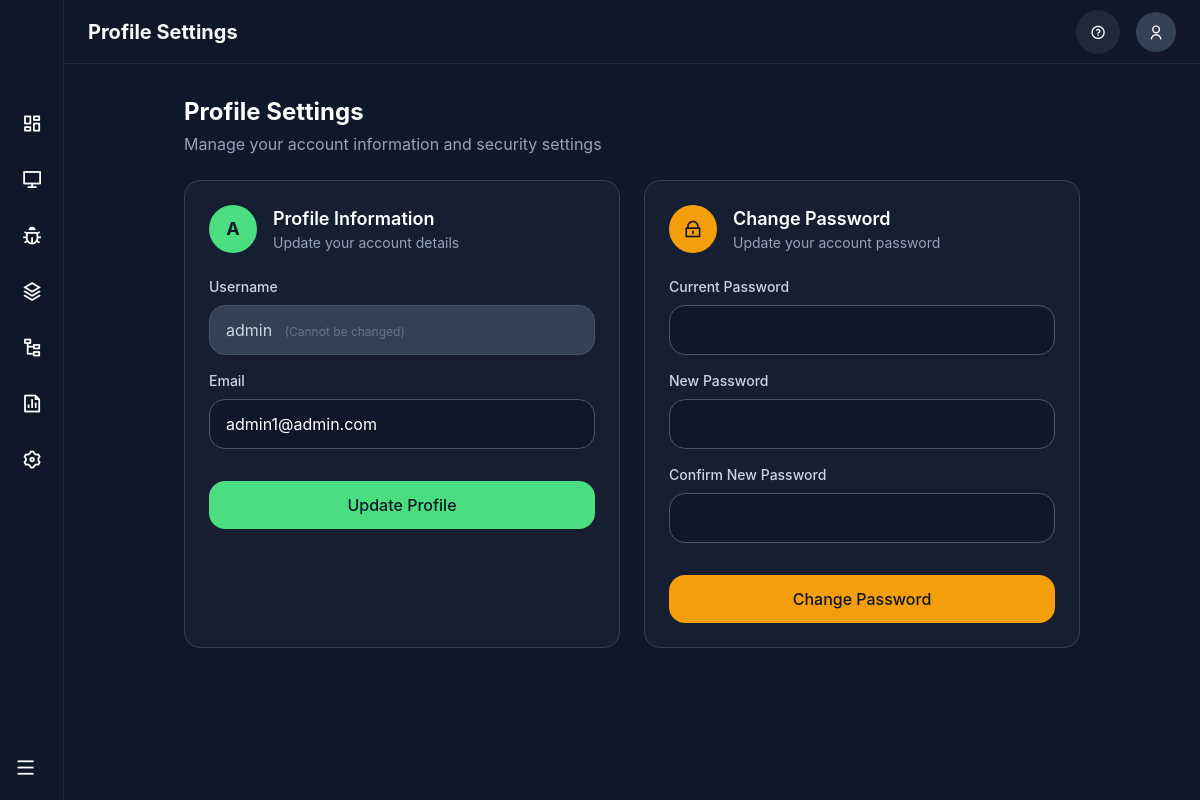
Before: /auth/profile (signed in) with the older database file.
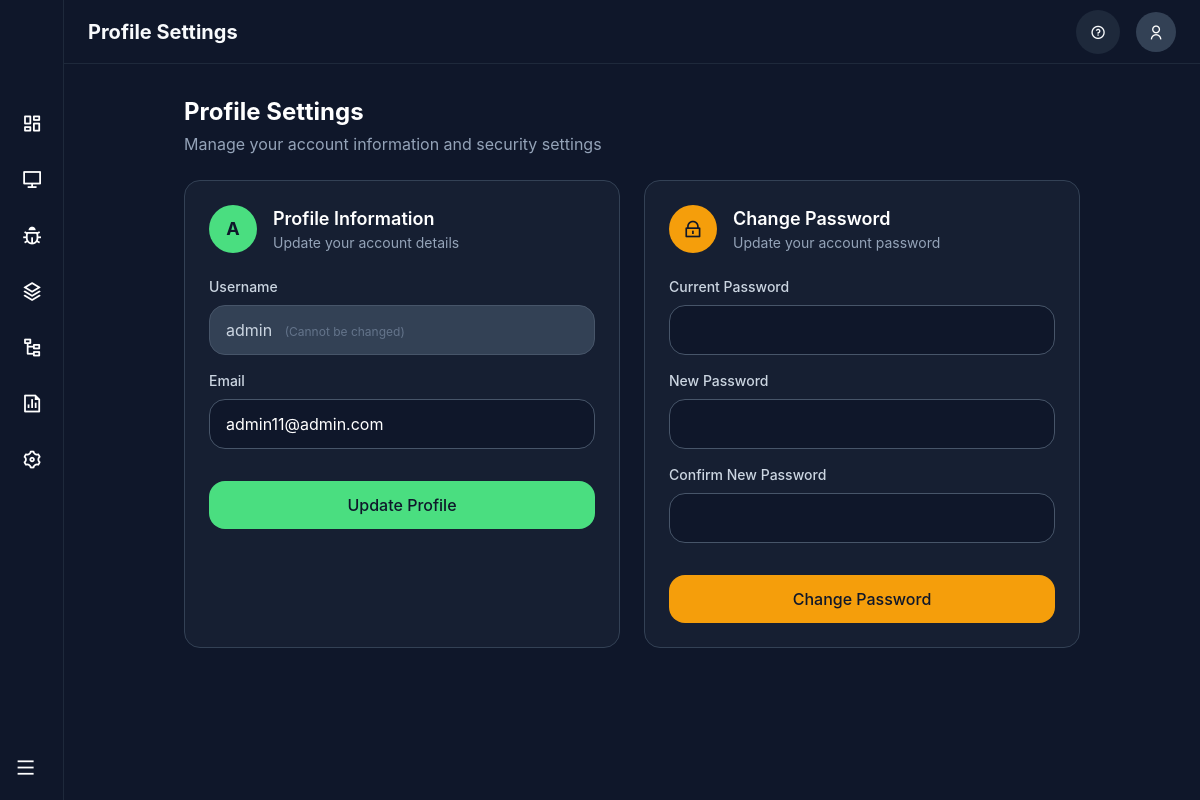
After: the same page with the newer database file.
### models.py (models this page shows, shortened)
class User(UserMixin, db.Model):
    id = db.Column(db.Integer, primary_key=True)
    username = db.Column(db.String(80), unique=True, nullable=False)
    email = db.Column(db.String(120), unique=True, nullable=False)
    password_hash = db.Column(db.String(128))
    created_at = db.Column(db.DateTime, default=datetime.utcnow)
    is_active = db.Column(db.Boolean, default=True)
    is_email_verified = db.Column(db.Boolean, default=False)
    organizations = db.relationship('Organization', backref='owner', lazy=True)
    organization_memberships = db.relationship('OrganizationUser', backref='user', lazy=True)
    invitations = db.relationship('UserInvitation', backref='user', lazy=True)

### routes/auth.py (the view, shortened to what this page needs)
@auth_bp.route('/profile', methods=['GET', 'POST'])
@login_required
def profile():
    import logging
    profile_form = UserProfileForm(
        original_email=current_user.email
    )
    password_form = ChangePasswordForm()
    if request.method == 'GET':
        profile_form.email.data = current_user.email
    return render_template('profile.html',
                         profile_form=profile_form,
                         password_form=password_form)

### forms.py (shortened to what this page needs)
class UserProfileForm(FlaskForm):
    email = StringField('Email', validators=[DataRequired(), Email()])
    submit = SubmitField('Update Profile')
    def __init__(self, original_email=None, *args, **kwargs):
        super(UserProfileForm, self).__init__(*args, **kwargs)
        self.original_email = original_email

class ChangePasswordForm(FlaskForm):
    current_password = PasswordField('Current Password', validators=[DataRequired()])
    new_password = PasswordField('New Password', validators=[DataRequired(), Length(min=6)])
    confirm_password = PasswordField('Confirm New Password', validators=[
        DataRequired(), EqualTo('new_password', message='Passwords must match')])
    submit = SubmitField('Change Password')

### utils/permissions.py (called while the page is built)
def get_user_organization():
    if not current_user.is_authenticated:
        return None
    org = Organization.query.filter_by(user_id=current_user.id).first()
    if org:
        return org
    membership = OrganizationUser.query.filter_by(user_id=current_user.id, is_active=True).first()
    if membership:
        return Organization.query.get(membership.organization_id)
    return None

def is_organization_owner():
    if not current_user.is_authenticated:
        return False
    org = get_user_organization()
    return org and org.user_id == current_user.id

def has_permission(permission):
    if not current_user.is_authenticated:
        return False
    if is_organization_owner():
        return True
    membership = get_user_membership()
    if not membership:
        return False
    return membership.has_permission(permission)

def can_manage_settings():
    return has_permission('manage_settings')

### templates/profile.html (shortened to what this page needs)
{% extends "base.html" %}
{% block content %}
<div class="flex min-h-screen">
    <div id="sidebar" class="bg-slate-900 border-r border-slate-800 flex flex-col text-white transition-all duration-300 ease-in-out w-16">
        <div class="flex items-center justify-center py-6 mb-6">
        </div>
        <nav class="flex-1 px-2">
            <div class="nav-item mb-2 p-3 rounded-lg cursor-pointer hover:bg-slate-700 transition-colors relative" onclick="window.location.href='/dashboard'" title="Dashboard">
                <div class="flex items-center">
                    <i class="ri-dashboard-line ri-lg min-w-[24px]"></i>
                </div>
            </div>
            <div class="nav-item mb-2 p-3 rounded-lg cursor-pointer hover:bg-slate-700 transition-colors relative" onclick="window.location.href='/assets'" title="Assets">
                <div class="flex items-center">
                    <i class="ri-computer-line ri-lg min-w-[24px]"></i>
                </div>
            </div>
            <div class="nav-item mb-2 p-3 rounded-lg cursor-pointer hover:bg-slate-700 transition-colors relative" onclick="window.location.href='/vulnerabilities'" title="Vulnerabilities">
                <div class="flex items-center">
                    <i class="ri-bug-line ri-lg min-w-[24px]"></i>
                </div>
            </div>
            <div class="nav-item mb-2 p-3 rounded-lg cursor-pointer hover:bg-slate-700 transition-colors relative" onclick="window.location.href='/technologies'" title="Technology Discovery">
                <div class="flex items-center">
                    <i class="ri-stack-line ri-lg min-w-[24px]"></i>
                </div>
            </div>
            <div class="nav-item mb-2 p-3 rounded-lg cursor-pointer hover:bg-slate-700 transition-colors relative" onclick="window.location.href='/graph'" title="Network Graph">
                <div class="flex items-center">
                    <i class="ri-node-tree ri-lg min-w-[24px]"></i>
                </div>
            </div>
            <div class="nav-item mb-2 p-3 rounded-lg cursor-pointer hover:bg-slate-700 transition-colors relative" onclick="window.location.href='/reports'" title="Reports">
                <div class="flex items-center">
                    <i class="ri-file-chart-line ri-lg min-w-[24px]"></i>
                </div>
            </div>
            {% if can_manage_settings() %}
            <div class="nav-item mb-2 p-3 rounded-lg cursor-pointer hover:bg-slate-700 transition-colors relative" onclick="window.location.href='/settings'" title="Settings">
                <div class="flex items-center">
                    <i class="ri-settings-3-line ri-lg min-w-[24px]"></i>
                </div>
            </div>
            {% endif %}
        </nav>
        <div class="p-2">
            <button id="sidebar-toggle" class="w-full p-3 rounded-lg hover:bg-slate-700 transition-colors flex items-center justify-center" title="Toggle Sidebar">
                <i class="ri-menu-line ri-lg min-w-[24px]"></i>
            </button>
        </div>
    </div>
    <div class="flex-1 flex flex-col">
        <header class="h-16 border-b border-slate-800 flex items-center justify-between px-4 md:px-6 mobile-header">
            <div class="flex items-center">
                <h1 class="text-lg md:text-xl font-bold mr-4 md:mr-8 responsive-text-xl">Profile Settings</h1>
            </div>
            <div class="flex items-center gap-2 md:gap-4">
                <div class="hidden sm:flex w-10 h-10 items-center justify-center rounded-full bg-slate-800 cursor-pointer touch-target">
                    <i class="ri-question-line"></i>
                </div>
                <div class="relative">
                    <button class="w-10 h-10 flex items-center justify-center rounded-full bg-slate-700 hover:bg-slate-600 transition-colors" onclick="toggleUserMenu()">
                        <i class="ri-user-line text-white"></i>
                    </button>
                </div>
            </div>
        </header>
        <div class="flex-1 overflow-auto p-4 md:p-6 lg:p-8">
            <div class="max-w-4xl mx-auto">
                <div class="mb-6">
                    <h1 class="text-2xl font-bold text-white">Profile Settings</h1>
                    <p class="text-slate-400 mt-1">Manage your account information and security settings</p>
                </div>
                <div class="grid grid-cols-1 lg:grid-cols-2 gap-6">
                    <div class="bg-slate-800/50 rounded-lg p-6 border border-slate-700">
                        <div class="flex items-center mb-6">
                            <div class="w-12 h-12 bg-primary rounded-full flex items-center justify-center">
                                <span class="text-slate-900 font-bold text-lg">{{ current_user.username[0].upper() }}</span>
                            </div>
                            <div class="ml-4">
                                <h2 class="text-lg font-semibold text-white">Profile Information</h2>
                                <p class="text-slate-400 text-sm">Update your account details</p>
                            </div>
                        </div>
                        <div class="mb-4">
                            <label class="block text-sm font-medium text-slate-300 mb-2">Username</label>
                            <div class="w-full px-4 py-3 bg-slate-700 border border-slate-600 rounded-lg text-slate-300">
                                {{ current_user.username }}
                                <span class="text-xs text-slate-500 ml-2">(Cannot be changed)</span>
                            </div>
                        </div>
                        <form method="POST" class="space-y-4">
                            <div>
                                {{ profile_form.email.label(class="block text-sm font-medium text-slate-300 mb-2") }}
                                {{ profile_form.email(class="w-full px-4 py-3 bg-slate-900 border border-slate-600 rounded-lg text-white placeholder-slate-400 focus:outline-none focus:ring-2 focus:ring-primary focus:border-primary transition-colors") }}
                            </div>
                            <div class="pt-4">
                                {{ profile_form.submit(class="w-full bg-primary hover:bg-primary/90 text-slate-900 font-medium py-3 px-4 rounded-lg transition-colors") }}
                            </div>
                        </form>
                    </div>
                    <div class="bg-slate-800/50 rounded-lg p-6 border border-slate-700">
                        <div class="flex items-center mb-6">
                            <div class="w-12 h-12 bg-amber-500 rounded-full flex items-center justify-center">
                                <i class="ri-lock-line text-slate-900 text-xl"></i>
                            </div>
                            <div class="ml-4">
                                <h2 class="text-lg font-semibold text-white">Change Password</h2>
                                <p class="text-slate-400 text-sm">Update your account password</p>
                            </div>
                        </div>
                        <form method="POST" class="space-y-4">
                            <div>
                                {{ password_form.current_password.label(class="block text-sm font-medium text-slate-300 mb-2") }}
                                {{ password_form.current_password(class="w-full px-4 py-3 bg-slate-900 border border-slate-600 rounded-lg text-white placeholder-slate-400 focus:outline-none focus:ring-2 focus:ring-primary focus:border-primary transition-colors") }}
                            </div>
                            <div>
                                {{ password_form.new_password.label(class="block text-sm font-medium text-slate-300 mb-2") }}
                                {{ password_form.new_password(class="w-full px-4 py-3 bg-slate-900 border border-slate-600 rounded-lg text-white placeholder-slate-400 focus:outline-none focus:ring-2 focus:ring-primary focus:border-primary transition-colors") }}
                            </div>
                            <div>
                                {{ password_form.confirm_password.label(class="block text-sm font-medium text-slate-300 mb-2") }}
                                {{ password_form.confirm_password(class="w-full px-4 py-3 bg-slate-900 border border-slate-600 rounded-lg text-white placeholder-slate-400 focus:outline-none focus:ring-2 focus:ring-primary focus:border-primary transition-colors") }}
                            </div>
                            <div class="pt-4">
                                {{ password_form.submit(class="w-full bg-amber-500 hover:bg-amber-600 text-slate-900 font-medium py-3 px-4 rounded-lg transition-colors") }}
                            </div>
                        </form>
                    </div>
                </div>
            </div>
        </div>
    </div>
</div>
{% endblock %}

### templates/base.html (shortened to what this page needs)
<!DOCTYPE html>
<html lang="en">
<head>
    <script src="https://cdn.tailwindcss.com/3.4.16"></script>
    <link rel="stylesheet" href="https://cdnjs.cloudflare.com/ajax/libs/remixicon/4.6.0/remixicon.min.css">
</head>
<body class="min-h-screen">
    {% block content %}{% endblock %}
</body>
</html>

### templates/base.html (style rules this page uses)
:where([class^="ri-"])::before { content: "\f3c2"; }
body { background-color: #0f172a; color: #f8fafc; font-family: 'Inter', sans-serif; }
#sidebar { min-height: 100vh; }
.nav-item { position: relative; overflow: hidden; }
.nav-item, .sidebar-icon, #sidebar-toggle { transition: all 0.2s ease-in-out; }
.min-w-\[24px\] { min-width: 24px; display: flex; align-items: center; justify-content: center; }
.touch-target { min-height: 44px; min-width: 44px; }

Changed rows visible on the page:
changed User "admin": email "admin1@admin.com" → "admin11@admin.com"
